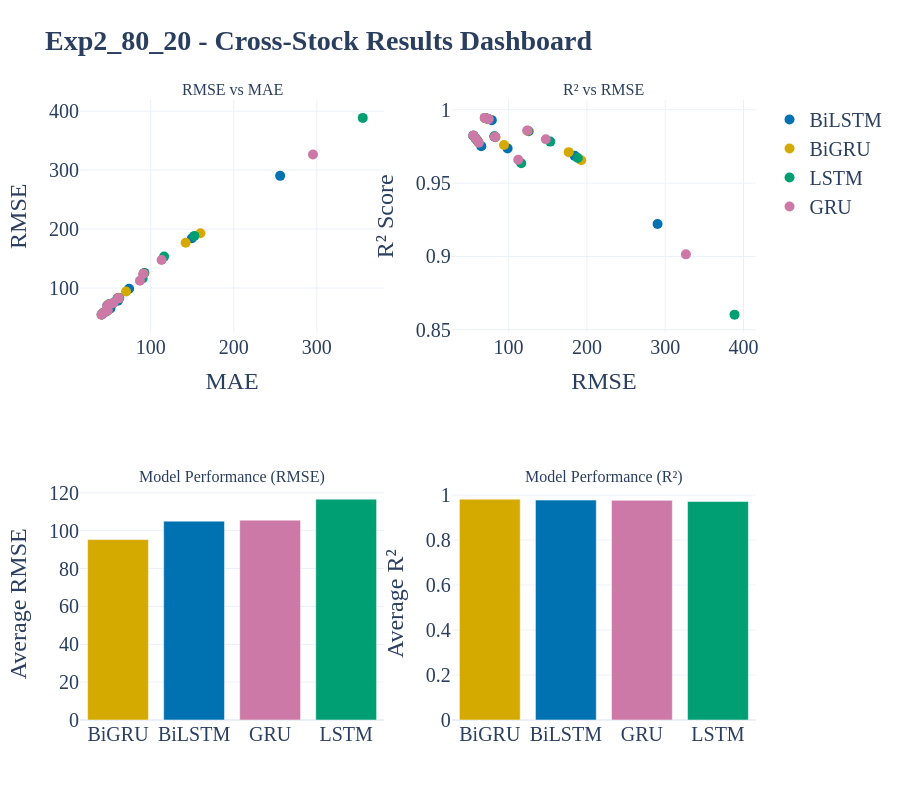
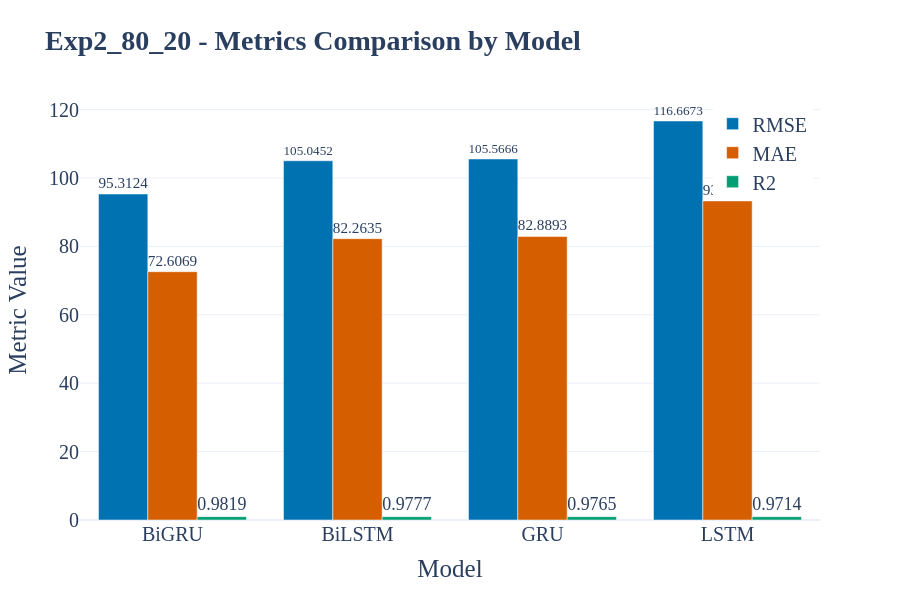
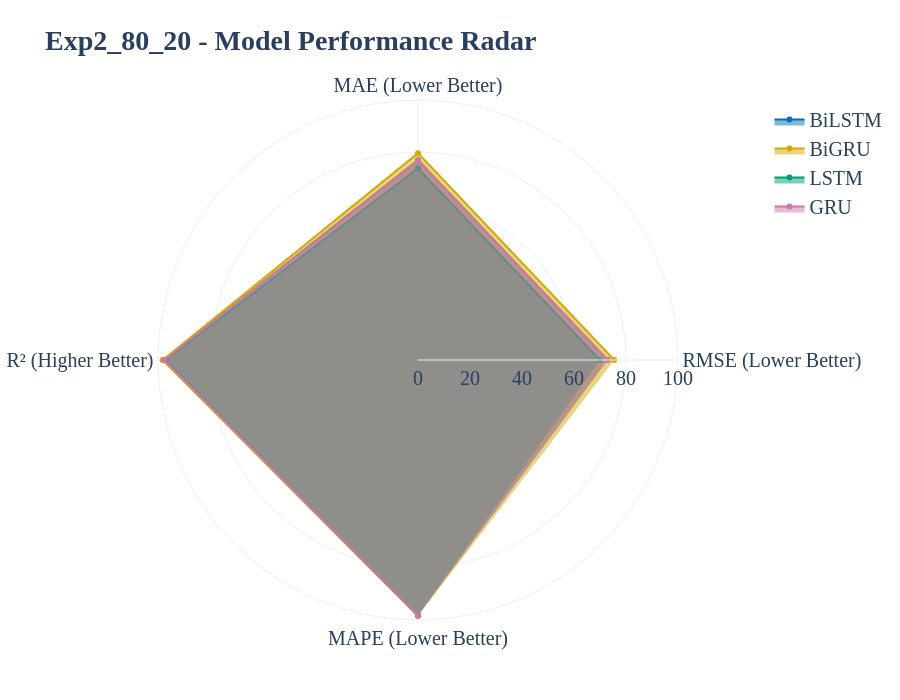

Here is the notebook cell these charts were saved with, in order:
### Code cell
# ============================================================
# INTERACTIVE RESULTS VISUALIZATIONS - CROSS-STOCK
# ============================================================

print("Generating interactive results visualizations...\n")

# 1. Cross-Stock Results Dashboard
print("1. Generating Cross-Stock Results Dashboard...")
fig1, html1 = create_interactive_results_dashboard_exp2(
    results_df, EXP_LABEL, save_dir=f'figures/{EXP_LABEL}'
)
print(f"   ✓ Saved: {html1}")
fig1.show()

print()

# 2. Transfer Learning Matrix Heatmaps
print("2. Generating Transfer Learning Matrices...")
for metric in ['RMSE', 'MAE', 'R2']:
    try:
        create_interactive_transfer_matrix(
            results_df, metric, EXP_LABEL, save_dir=f'figures/{EXP_LABEL}'
        )
        print(f"   ✓ {metric} transfer matrices generated")
    except Exception as e:
        print(f"   ⚠ Skipping {metric}: {str(e)}")

# Display one example
fig_example, html_example = create_interactive_transfer_matrix(
    results_df, 'RMSE', EXP_LABEL, save_dir=f'figures/{EXP_LABEL}'
)
print("   (Displaying BiLSTM transfer matrix example)\n")

print()

# 3. Metrics Comparison Chart
print("3. Generating Metrics Comparison Chart...")
fig3, html3 = create_interactive_metrics_comparison(
    results_df, EXP_LABEL, save_dir=f'figures/{EXP_LABEL}',
    metrics=['RMSE', 'MAE', 'R2']
)
print(f"   ✓ Saved: {html3}")
fig3.show()

print()

# 4. Model Radar Chart
print("4. Generating Model Radar Chart...")
fig4, html4 = create_interactive_model_radar_chart(
    results_df, EXP_LABEL, save_dir=f'figures/{EXP_LABEL}'
)
print(f"   ✓ Saved: {html4}")
fig4.show()

print("\n✓ All interactive results visualizations generated successfully!")

print("\n" + "="*70)

### Figure 1 — Plotly figure (JSON) as saved in the notebook; plotly's stock layout.template omitted (floating-point values rounded to 4 significant figures)
{"data": [{"hovertemplate": "<b>BiLSTM</b><br>MAE: %{x:.4f}<br>RMSE: %{y:.4f}<extra></extra>", "marker": {"color": "#0072B2", "size": 10}, "mode": "markers", "name": "BiLSTM", "type": "scatter", "x": [255.8, 74.04, 47.74, 51.55, 62.24, 60.5, 41.17, 149.6, 49.06, 42.95, 92.39, 60.12], "xaxis": "x", "y": [290.2, 98.68, 70.28, 65.09, 82.95, 78.54, 55.1, 184.3, 70.17, 57.52, 125.6, 82.04], "yaxis": "y"}, {"hovertemplate": "<b>BiGRU</b><br>MAE: %{x:.4f}<br>RMSE: %{y:.4f}<extra></extra>", "marker": {"color": "#D5AA00", "size": 10}, "mode": "markers", "name": "BiGRU", "type": "scatter", "x": [159.9, 70.36, 48.31, 47.41, 61.6, 54.7, 41.02, 142.1, 48.32, 45.04, 91.5, 61.01], "xaxis": "x", "y": [192.7, 94.13, 70.61, 60.99, 82.49, 74.13, 54.99, 176.7, 69.7, 59.61, 124.3, 83.27], "yaxis": "y"}, {"hovertemplate": "<b>LSTM</b><br>MAE: %{x:.4f}<br>RMSE: %{y:.4f}<extra></extra>", "marker": {"color": "#009E73", "size": 10}, "mode": "markers", "name": "LSTM", "type": "scatter", "x": [355.3, 90.31, 50.47, 46.56, 61.68, 53.81, 41.03, 152.6, 48.7, 43.18, 116.1, 59.9], "xaxis": "x", "y": [388.6, 116.1, 72.81, 60.17, 82.55, 73.52, 55.01, 188.4, 69.96, 57.84, 153.2, 81.82], "yaxis": "y"}, {"hovertemplate": "<b>GRU</b><br>MAE: %{x:.4f}<br>RMSE: %{y:.4f}<extra></extra>", "marker": {"color": "#CC79A7", "size": 10}, "mode": "markers", "name": "GRU", "type": "scatter", "x": [295.3, 87.02, 50.51, 48.41, 61.73, 55.23, 40.74, 113.1, 47.6, 43.59, 90.91, 60.48], "xaxis": "x", "y": [326.5, 112.2, 72.76, 61.95, 82.75, 74.51, 54.83, 147.5, 69.38, 58.16, 123.7, 82.5], "yaxis": "y"}, {"hovertemplate": "<b>BiLSTM</b><br>RMSE: %{x:.4f}<br>R²: %{y:.6f}<extra></extra>", "marker": {"color": "#0072B2", "size": 10}, "mode": "markers", "name": "BiLSTM", "showlegend": false, "type": "scatter", "x": [290.2, 98.68, 70.28, 65.09, 82.95, 78.54, 55.1, 184.3, 70.17, 57.52, 125.6, 82.04], "xaxis": "x2", "y": [0.9221, 0.9736, 0.9943, 0.9752, 0.9814, 0.9929, 0.9822, 0.9686, 0.9943, 0.9806, 0.9854, 0.9818], "yaxis": "y2"}, {"hovertemplate": "<b>BiGRU</b><br>RMSE: %{x:.4f}<br>R²: %{y:.6f}<extra></extra>", "marker": {"color": "#D5AA00", "size": 10}, "mode": "markers", "name": "BiGRU", "showlegend": false, "type": "scatter", "x": [192.7, 94.13, 70.61, 60.99, 82.49, 74.13, 54.99, 176.7, 69.7, 59.61, 124.3, 83.27], "xaxis": "x2", "y": [0.9656, 0.976, 0.9943, 0.9782, 0.9816, 0.9937, 0.9823, 0.9711, 0.9944, 0.9792, 0.9857, 0.9812], "yaxis": "y2"}, {"hovertemplate": "<b>LSTM</b><br>RMSE: %{x:.4f}<br>R²: %{y:.6f}<extra></extra>", "marker": {"color": "#009E73", "size": 10}, "mode": "markers", "name": "LSTM", "showlegend": false, "type": "scatter", "x": [388.6, 116.1, 72.81, 60.17, 82.55, 73.52, 55.01, 188.4, 69.96, 57.84, 153.2, 81.82], "xaxis": "x2", "y": [0.8603, 0.9635, 0.9939, 0.9788, 0.9816, 0.9938, 0.9823, 0.9672, 0.9944, 0.9804, 0.9783, 0.9819], "yaxis": "y2"}, {"hovertemplate": "<b>GRU</b><br>RMSE: %{x:.4f}<br>R²: %{y:.6f}<extra></extra>", "marker": {"color": "#CC79A7", "size": 10}, "mode": "markers", "name": "GRU", "showlegend": false, "type": "scatter", "x": [326.5, 112.2, 72.76, 61.95, 82.75, 74.51, 54.83, 147.5, 69.38, 58.16, 123.7, 82.5], "xaxis": "x2", "y": [0.9014, 0.9659, 0.9939, 0.9775, 0.9815, 0.9936, 0.9824, 0.9799, 0.9945, 0.9802, 0.9858, 0.9816], "yaxis": "y2"}, {"hovertemplate": "Model: %{x}<br>Avg RMSE: %{y:.4f}<extra></extra>", "marker": {"color": ["#D5AA00", "#0072B2", "#CC79A7", "#009E73"]}, "name": "RMSE", "showlegend": false, "type": "bar", "x": ["BiGRU", "BiLSTM", "GRU", "LSTM"], "xaxis": "x3", "y": [95.31, 105.0, 105.6, 116.7], "yaxis": "y3"}, {"hovertemplate": "Model: %{x}<br>Avg R²: %{y:.6f}<extra></extra>", "marker": {"color": ["#D5AA00", "#0072B2", "#CC79A7", "#009E73"]}, "name": "R²", "showlegend": false, "type": "bar", "x": ["BiGRU", "BiLSTM", "GRU", "LSTM"], "xaxis": "x4", "y": [0.9819, 0.9777, 0.9765, 0.9714], "yaxis": "y4"}], "layout": {"annotations": [{"font": {"size": 16}, "showarrow": false, "text": "RMSE vs MAE", "x": 0.225, "xanchor": "center", "xref": "paper", "y": 1, "yanchor": "bottom", "yref": "paper"}, {"font": {"size": 16}, "showarrow": false, "text": "R² vs RMSE", "x": 0.775, "xanchor": "center", "xref": "paper", "y": 1, "yanchor": "bottom", "yref": "paper"}, {"font": {"size": 16}, "showarrow": false, "text": "Model Performance (RMSE)", "x": 0.225, "xanchor": "center", "xref": "paper", "y": 0.375, "yanchor": "bottom", "yref": "paper"}, {"font": {"size": 16}, "showarrow": false, "text": "Model Performance (R²)", "x": 0.775, "xanchor": "center", "xref": "paper", "y": 0.375, "yanchor": "bottom", "yref": "paper"}], "font": {"family": "Times New Roman", "size": 20}, "height": 800, "showlegend": true, "title": {"text": "<b>Exp2_80_20 - Cross-Stock Results Dashboard</b>"}, "xaxis": {"anchor": "y", "domain": [0, 0.45], "title": {"text": "MAE"}}, "xaxis2": {"anchor": "y2", "domain": [0.55, 1], "title": {"text": "RMSE"}}, "xaxis3": {"anchor": "y3", "domain": [0, 0.45]}, "xaxis4": {"anchor": "y4", "domain": [0.55, 1]}, "yaxis": {"anchor": "x", "domain": [0.625, 1], "title": {"text": "RMSE"}}, "yaxis2": {"anchor": "x2", "domain": [0.625, 1], "title": {"text": "R² Score"}}, "yaxis3": {"anchor": "x3", "domain": [0, 0.375], "title": {"text": "Average RMSE"}}, "yaxis4": {"anchor": "x4", "domain": [0, 0.375], "title": {"text": "Average R²"}}}}

### Figure 2 — Plotly figure (JSON) as saved in the notebook; plotly's stock layout.template omitted (floating-point values rounded to 4 significant figures)
{"data": [{"hovertemplate": "Model: %{x}<br>RMSE: %{y:.4f}<extra></extra>", "marker": {"color": "#0072B2"}, "name": "RMSE", "text": [95.31, 105.0, 105.6, 116.7], "textposition": "outside", "type": "bar", "x": ["BiGRU", "BiLSTM", "GRU", "LSTM"], "y": [95.31, 105.0, 105.6, 116.7]}, {"hovertemplate": "Model: %{x}<br>MAE: %{y:.4f}<extra></extra>", "marker": {"color": "#D55E00"}, "name": "MAE", "text": [72.61, 82.26, 82.89, 93.3], "textposition": "outside", "type": "bar", "x": ["BiGRU", "BiLSTM", "GRU", "LSTM"], "y": [72.61, 82.26, 82.89, 93.3]}, {"hovertemplate": "Model: %{x}<br>R2: %{y:.4f}<extra></extra>", "marker": {"color": "#009E73"}, "name": "R2", "text": [0.9714, 0.9765, 0.9777, 0.9819], "textposition": "outside", "type": "bar", "x": ["LSTM", "GRU", "BiLSTM", "BiGRU"], "y": [0.9714, 0.9765, 0.9777, 0.9819]}], "layout": {"barmode": "group", "font": {"family": "Times New Roman", "size": 20}, "height": 600, "legend": {"x": 0.99, "xanchor": "right", "y": 0.99, "yanchor": "top"}, "title": {"text": "<b>Exp2_80_20 - Metrics Comparison by Model</b>"}, "xaxis": {"title": {"font": {"family": "Times New Roman", "size": 25}, "text": "Model"}}, "yaxis": {"title": {"font": {"family": "Times New Roman", "size": 25}, "text": "Metric Value"}}}}

### Figure 3 — Plotly figure (JSON) as saved in the notebook; plotly's stock layout.template omitted (floating-point values rounded to 4 significant figures)
{"data": [{"fill": "toself", "line": {"color": "#0072B2"}, "name": "BiLSTM", "r": [72.97, 76.84, 97.77, 98.29], "theta": ["RMSE\n(Lower Better)", "MAE\n(Lower Better)", "R²\n(Higher Better)", "MAPE\n(Lower Better)"], "type": "scatterpolar"}, {"fill": "toself", "line": {"color": "#D5AA00"}, "name": "BiGRU", "r": [75.47, 79.56, 98.19, 98.43], "theta": ["RMSE\n(Lower Better)", "MAE\n(Lower Better)", "R²\n(Higher Better)", "MAPE\n(Lower Better)"], "type": "scatterpolar"}, {"fill": "toself", "line": {"color": "#009E73"}, "name": "LSTM", "r": [69.98, 73.74, 97.14, 98.18], "theta": ["RMSE\n(Lower Better)", "MAE\n(Lower Better)", "R²\n(Higher Better)", "MAPE\n(Lower Better)"], "type": "scatterpolar"}, {"fill": "toself", "line": {"color": "#CC79A7"}, "name": "GRU", "r": [72.83, 76.67, 97.65, 98.3], "theta": ["RMSE\n(Lower Better)", "MAE\n(Lower Better)", "R²\n(Higher Better)", "MAPE\n(Lower Better)"], "type": "scatterpolar"}], "layout": {"font": {"family": "Times New Roman", "size": 20}, "height": 700, "polar": {"radialaxis": {"range": [0, 100], "visible": true}}, "title": {"text": "<b>Exp2_80_20 - Model Performance Radar</b>"}}}
